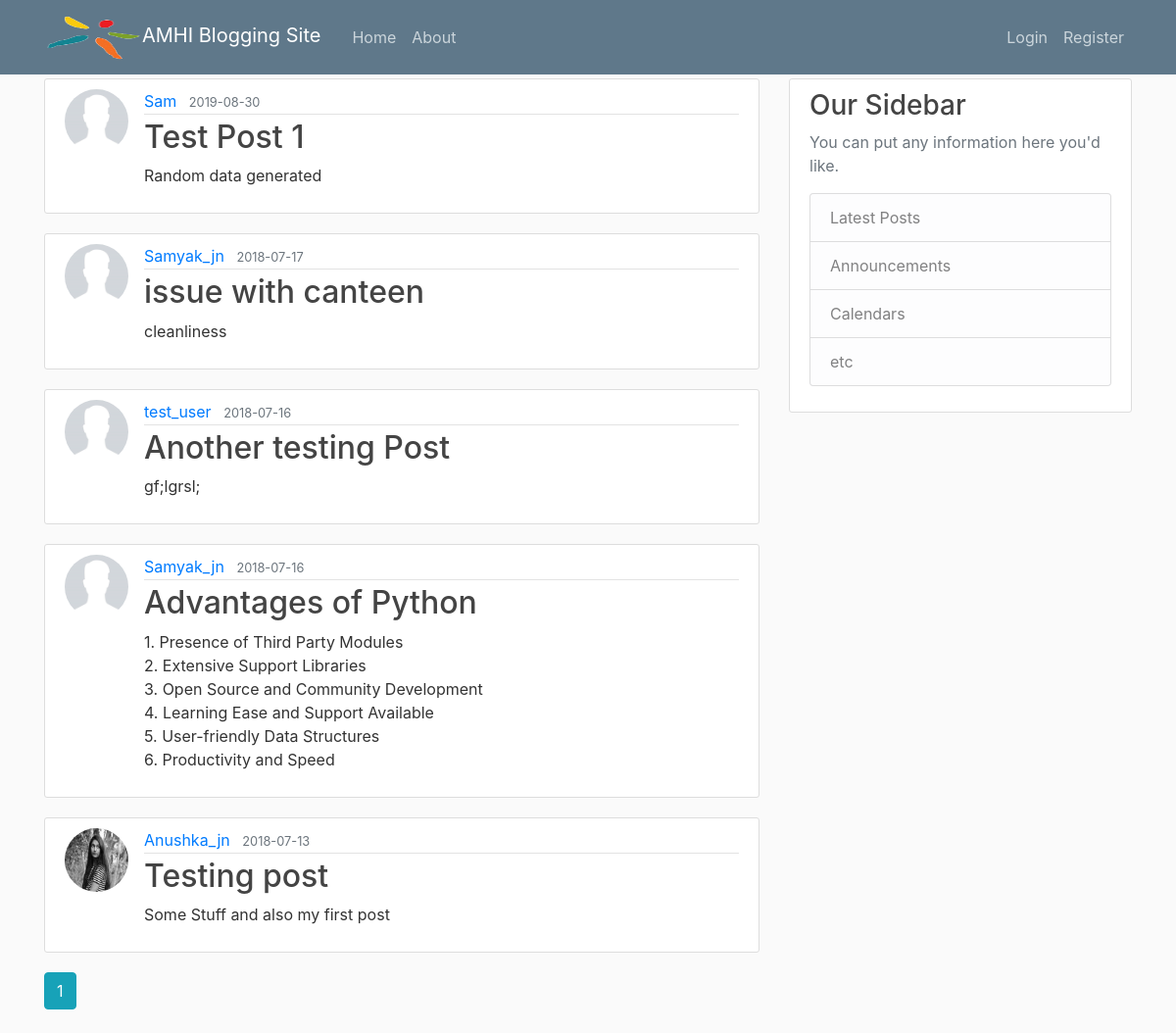
The page /home on the database its author committed.
### flaskblog/models.py (models this page shows, shortened)
class Post(db.Model):
    id = db.Column(db.Integer, primary_key=True)
    title = db.Column(db.String(100), nullable=False)
    date_posted = db.Column(db.DateTime, nullable=False, default=datetime.utcnow)
    content = db.Column(db.Text, nullable=False)
    user_id = db.Column(db.Integer, db.ForeignKey('user.id'), nullable=False)

class User(db.Model, UserMixin):
    id = db.Column(db.Integer, primary_key=True)
    username = db.Column(db.String(20), unique=True, nullable=False)
    email = db.Column(db.String(120), unique=True, nullable=False)
    image_file = db.Column(db.String(20), nullable=False, default='default.jpg')
    password = db.Column(db.String(60), nullable=False)
    posts = db.relationship('Post', backref='author', lazy=True)

### flaskblog/routes.py (the view)
@app.route("/")
@app.route("/home")
def home():
    page = request.args.get('page', 1, type=int)
    posts = Post.query.order_by(Post.date_posted.desc()).paginate(page=page, per_page=5)
    return render_template('home.html', posts=posts)

### flaskblog/templates/home.html
{% extends "layout.html" %}
{% block content %}
    {% for post in posts.items %}
        <article class="media content-section">
          <img class="rounded-circle article-img" src="{{ url_for('static', filename='profile_pics/' + post.author.image_file) }}">
          <div class="media-body">
            <div class="article-metadata">
              <a class="mr-2" href="{{ url_for('user_posts', username=post.author.username) }}">{{ post.author.username }}</a>
              <small class="text-muted">{{ post.date_posted.strftime('%Y-%m-%d') }}</small>
            </div>
            <h2><a class="article-title" href="{{ url_for('post', post_id=post.id) }}">{{ post.title }}</a></h2>
            <p class="article-content">{{ post.content }}</p>
          </div>
        </article>
    {% endfor %}
    {% for page_num in posts.iter_pages(left_edge=1, right_edge=1, left_current=1, right_current=2) %}
      {% if page_num %}
        {% if posts.page == page_num %}
          <a class="btn btn-info mb-4" href="{{ url_for('home', page=page_num) }}">{{ page_num }}</a>
        {% else %}
          <a class="btn btn-outline-info mb-4" href="{{ url_for('home', page=page_num) }}">{{ page_num }}</a>
        {% endif %}
      {% else %}
        ...
      {% endif %}
    {% endfor %}
{% endblock content %}

### flaskblog/templates/layout.html (shortened to what this page needs)
<!DOCTYPE html>
<html>
<head>
    <link rel="stylesheet" href="https://maxcdn.bootstrapcdn.com/bootstrap/4.0.0/css/bootstrap.min.css">
    <link rel="stylesheet" type="text/css" href="{{ url_for('static', filename='main.css') }}">
</head>
<body>
    <header class="site-header">
      <nav class="navbar navbar-expand-md navbar-dark bg-steel fixed-top">
        <div class="container">
          <a class="navbar-brand mr-4" href="/"><img src="/static/amhil.png" alt="AMHI LOGO" height=50 width=100>AMHI Blogging Site</a>
          <div class="collapse navbar-collapse" id="navbarToggle">
            <div class="navbar-nav mr-auto">
              <a class="nav-item nav-link" href="{{ url_for('home') }}">Home</a>
              <a class="nav-item nav-link" href="{{ url_for('about') }}">About</a>
            </div>
            <div class="navbar-nav">
              {% if current_user.is_authenticated %}
                <a class="nav-item nav-link" href="{{ url_for('new_post') }}">New Post</a>
                <a class="nav-item nav-link" href="{{ url_for('account') }}">Account</a>
                <a class="nav-item nav-link" href="{{ url_for('logout') }}">Logout</a>
              {% else %}
                <a class="nav-item nav-link" href="{{ url_for('login') }}">Login</a>
                <a class="nav-item nav-link" href="{{ url_for('register') }}">Register</a>
              {% endif %}
            </div>
          </div>
        </div>
      </nav>
    </header>
    <main role="main" class="container">
      <div class="row">
        <div class="col-md-8">
          {% block content %}{% endblock %}
        </div>
        <div class="col-md-4">
          <div class="content-section">
            <h3>Our Sidebar</h3>
            <p class='text-muted'>You can put any information here you'd like.
              <ul class="list-group">
                <li class="list-group-item list-group-item-light">Latest Posts</li>
                <li class="list-group-item list-group-item-light">Announcements</li>
                <li class="list-group-item list-group-item-light">Calendars</li>
                <li class="list-group-item list-group-item-light">etc</li>
              </ul>
            </p>
          </div>
        </div>
      </div>
    </main>
</body>
</html>

### flaskblog/static/main.css (style rules this page uses)
body { background: #fafafa; color: #333333; margin-top: 5rem; }
h1, h2, h3, h4, h5, h6 { color: #444444; }
.bg-steel { background-color: #5f788a; }
.site-header .navbar-nav .nav-link { color: #cbd5db; }
.content-section { background: #ffffff; padding: 10px 20px; border: 1px solid #dddddd; border-radius: 3px; margin-bottom: 20px; }
.article-title { color: #444444; }
.article-content { white-space: pre-line; }
.article-img { height: 65px; width: 65px; margin-right: 16px; }
.article-metadata { padding-bottom: 1px; margin-bottom: 4px; border-bottom: 1px solid #e3e3e3 }

### rows shown on the page
Post: image_file (placeholder picture), author.username "Sam", date_posted "2019-08-30", title "Test Post 1", content "Random data generated"
Post: image_file (placeholder picture), author.username "Samyak_jn", date_posted "2018-07-17", title "issue with canteen", content "cleanliness"
Post: image_file (placeholder picture), author.username "test_user", date_posted "2018-07-16", title "Another testing Post", content "gf;lgrsl;"
Post: image_file (placeholder picture), author.username "Samyak_jn", date_posted "2018-07-16", title "Advantages of Python", content "1. Presence of Third Party Modules 2. Extensive Support Libraries 3. Open Source and Community Development 4. Learning Ease and Support Available 5. User-friendly Data Structures 6. Productivity and Speed"
Post: image_file (picture), author.username "Anushka_jn", date_posted "2018-07-13", title "Testing post", content "Some Stuff and also my first post"

### other values the page prints
{{ page_num }} "1"
